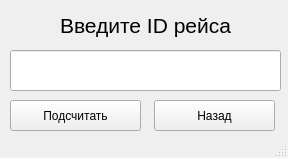
<?xml version="1.0" encoding="UTF-8"?>
<ui version="4.0">
 <class>MainWindow</class>
 <widget class="QMainWindow" name="MainWindow">
  <property name="geometry">
   <rect>
    <x>0</x>
    <y>0</y>
    <width>288</width>
    <height>158</height>
   </rect>
  </property>
  <property name="windowTitle">
   <string>Подсчёт проданных билетов</string>
  </property>
  <widget class="QWidget" name="centralwidget">
   <widget class="QPushButton" name="pushButton_result">
    <property name="geometry">
     <rect>
      <x>10</x>
      <y>100</y>
      <width>131</width>
      <height>31</height>
     </rect>
    </property>
    <property name="text">
     <string>Подсчитать</string>
    </property>
   </widget>
   <widget class="QLineEdit" name="lineEdit">
    <property name="geometry">
     <rect>
      <x>10</x>
      <y>50</y>
      <width>271</width>
      <height>41</height>
     </rect>
    </property>
   </widget>
   <widget class="QLabel" name="label">
    <property name="geometry">
     <rect>
      <x>60</x>
      <y>10</y>
      <width>241</width>
      <height>31</height>
     </rect>
    </property>
    <property name="font">
     <font>
      <pointsize>16</pointsize>
     </font>
    </property>
    <property name="text">
     <string>Введите ID рейса</string>
    </property>
   </widget>
   <widget class="QPushButton" name="pushButton">
    <property name="geometry">
     <rect>
      <x>154</x>
      <y>100</y>
      <width>121</width>
      <height>31</height>
     </rect>
    </property>
    <property name="text">
     <string>Назад</string>
    </property>
   </widget>
  </widget>
  <widget class="QStatusBar" name="statusbar"/>
 </widget>
 <resources/>
 <connections/>
</ui>
